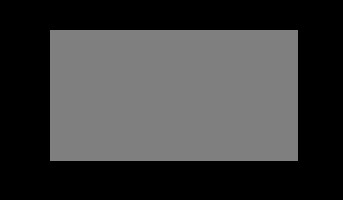
%> input picture MATLAB/Signals and Systems/SeriiFourier/dreptUnghi.jpg, 343 x 200 px
$ octave binarizare_contur.m   (GNU Octave 9; MATLAB toolbox functions it lacks are replaced by stand-ins)
%> lines starting %> are read from the running program, lines starting %| are printed output that depends on the picture; in (x1, y1, x2, y2) boxes, pixels count from 0 and x2, y2 are one past the last pixel; in counts of white or black regions, pixels touching at a corner belong together; the program's own positions count from 1
im=imread('dreptUnghi.jpg'); %incarcare imagine in Matlab
%> im is the input picture: size 200x343x3 uint8; min 0, max 136, mean 60.2
imshow(im) %afisare imagine

%binarizare imagine(in urma acestei operatii pixelii apartinand obiectelor
%trebuie sa fie albi, iar pixelii apartinand fundalului negri)

if(~islogical(im))
    if(ndims(im)>2), im=rgb2gray(im); end
    level=graythresh(im); BW=im2bw(im,level);
%> after `level=graythresh(im)`: level = 0.249
%> after `BW=im2bw(im,level)`:
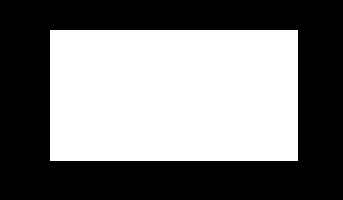
%> BW: size 200x343 logical; 47.4% white; 1 white region, box (x1, y1, x2, y2) and area: (50, 30, 298, 161) 32488
else
    BW=im;
end
figure,imshow(BW)
%daca in urma binarizarii fundalul este alb si obiectele negre, se va
%complementa imaginea
%BW=~BW;
%figure,imshow(BW)

%segmentare imagine si extragere contur obiecte
[B,L,N]=bwboundaries(BW,'noholes');
%> B = 1 boundary; box (x1, y1, x2, y2) and points: (50, 30, 298, 161) 755; N = 1
%N - numarul de obiecte gasite in imagine;
%B- structura continand conturul fiecarui obiect;
%L- matrice 2D in care sunt etichetate regiunile gasite

%afisarea conturului fiecarui obiect din imagine
nc=200;
for(k=1:N)
    X=B{k}(:,2);
    Y=B{k}(:,1);
    contur =[X';Y'];
    figure,plot(X,Y);
    %ellipticFourierDescriptors(contur,nc)
end
%> this loop made 1 pass
%> pass 1, `plot(X,Y)`:
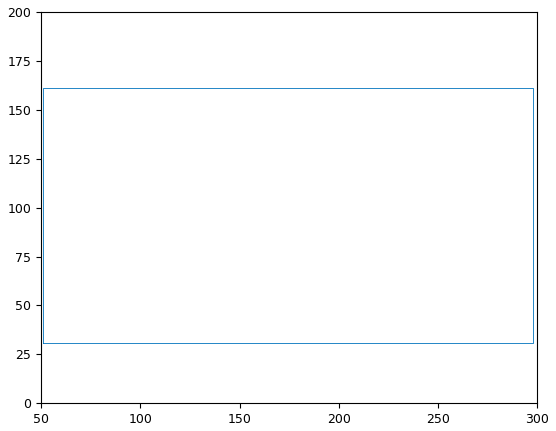
%> figure redrawn from the program's plot data

stats = regionprops(BW, 'Centroid');
%> stats = 1 region; Centroid: [174.5 96]
xc = stats.Centroid(1);
%> xc = 174.5
yc=  stats.Centroid(2);
%> yc = 96
boundary = bwboundaries(BW);
%> boundary has the same summary as B
boundary = boundary{1};
%> boundary = 755 rows, first 12: [31 51; 31 52; 31 53; 31 54; 31 55; 31 56; 31 57; 31 58; 31 59; 31 60; 31 61; 31 62]
x = boundary(:, 2);
%> x = 755 values, max 298 at index 248, min 51 at index 1, mean 174.3
y = boundary(:, 1);
%> y = 755 values, max 161 at index 378, min 31 at index 1, mean 95.91
% Compute all distances from centroid to every boundary point:
distances = sqrt((x - xc) .^ 2 + (y - yc) .^ 2);
%> distances = 755 values, max 139.6 at index 1, min 65 at index 501, mean 105.9
figure, subplot(211), plot(x,distances)
        subplot(212), plot(y,distances);
%> after `plot(y,distances)`:
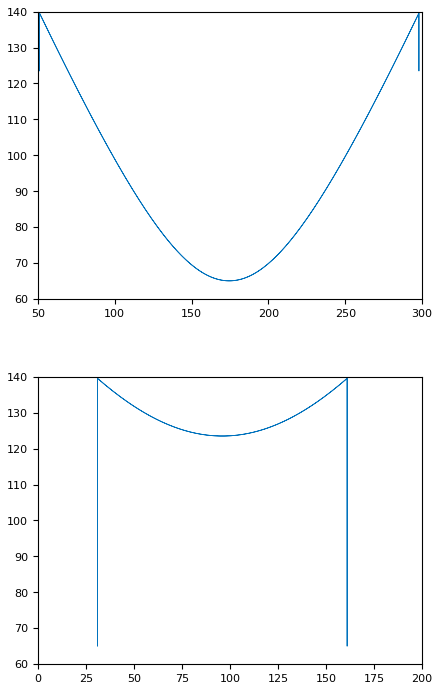
%> figure redrawn from the program's plot data, 2 panels
